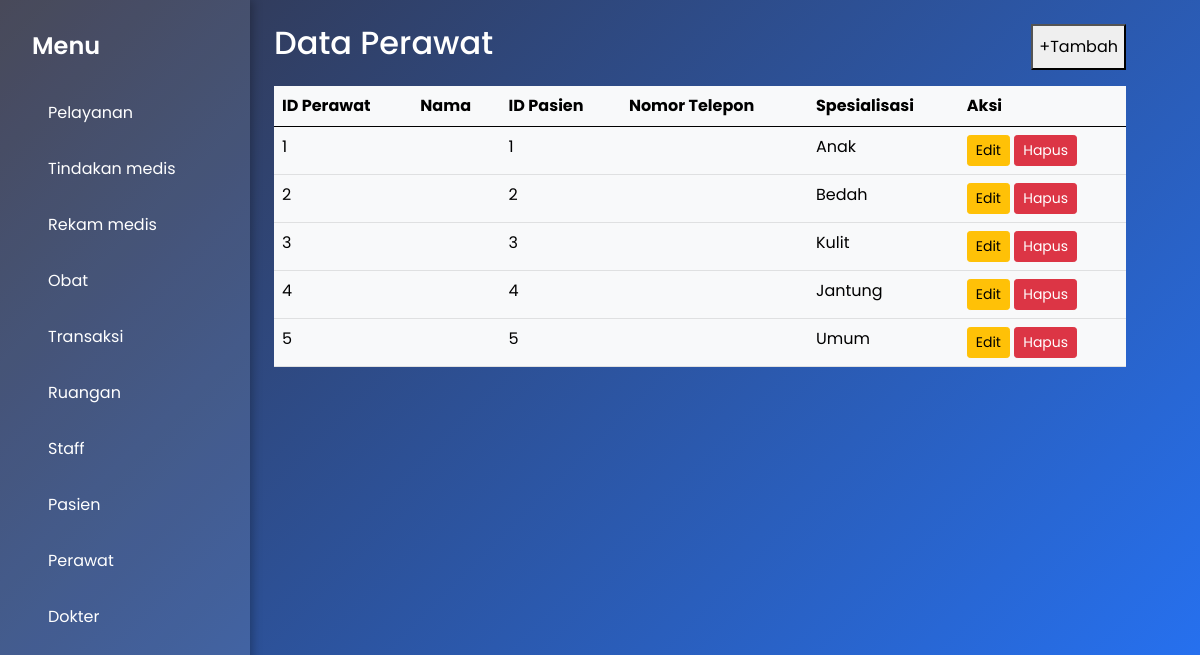
Page /perawat.php on the committed database.
### tables this page shows
CREATE TABLE `perawat` (
  `id_perawat` int(11) NOT NULL,
  `nama_perawat` varchar(100) NOT NULL,
  `id_pasien` int(11) NOT NULL,
  `no_telepon` varchar(15) NOT NULL,
  `spesialisasi` varchar(100) NOT NULL
);

### perawat.php (the view, shortened to what this page needs)
<?php
include("koneksi.php");
$query = 'SELECT * FROM perawat;';
$result = mysqli_query($koneksi, $query);
include 'layouts/header.php';
?>
<body>
  <div class="sidebar">
    <h2>Menu</h2>
    <div class="menu-item" onclick="window.location.href='pelayanan.php'">Pelayanan</div>
    <div class="menu-item" onclick="window.location.href='tindakanmedis.php'">Tindakan medis</div>
    <div class="menu-item" onclick="window.location.href='rekammedis.php'">Rekam medis</div>
    <div class="menu-item" onclick="window.location.href='obat.php'">Obat</div>
    <div class="menu-item" onclick="window.location.href='transaksi.php'">Transaksi</div>
    <div class="menu-item" onclick="window.location.href='ruangan.php'">Ruangan</div>
    <div class="menu-item" onclick="window.location.href='staff.php'">Staff</div>
    <div class="menu-item" onclick="window.location.href='pasien.php'">Pasien</div>
    <div class="menu-item" onclick="window.location.href='perawat.php'">Perawat</div>
    <div class="menu-item" onclick="window.location.href='dokter.php'">Dokter</div>
  </div>
<section class="p-4 ml-5 mr-5 w-75">
    <div class="d-flex flex-row justify-content-between">
        <h2>Data Perawat</h2>
        <button onclick="openModalPerawat()">+Tambah</button>
    </div>
    <table class="table table-light mt-3">
        <thead>
            <tr>
                <th scope="col">ID Perawat</th>
                <th scope="col">Nama</th>
                <th scope="col">ID Pasien</th>
                <th scope="col">Nomor Telepon</th>
                <th scope="col">Spesialisasi</th>
                <th scope="col">Aksi</th>
            </tr>
        </thead>
        <tbody id="perawatTableBody">
            <?php while ($perawat = mysqli_fetch_object($result)) { ?>
                <tr>
                    <td><?= $perawat->id_perawat ?></td>
                    <td><?= $perawat->nama ?></td>
                    <td><?= $perawat->id_pasien ?></td>
                    <td><?= $perawat->nomor_telepon ?></td>
                    <td><?= $perawat->spesialisasi ?></td>
                    <td>
                        <button class="btn btn-warning btn-sm" onclick="toggleEditForm('<?= $perawat->id_perawat ?>')">Edit</button>
                        <button class="btn btn-danger btn-sm" onclick="openDeleteModal('<?= $perawat->id_perawat ?>')">Hapus</button>
                    </td>
                </tr>
            <?php } ?>
        </tbody>
    </table>
</section>

### perawat.php (style rules this page uses)
* { box-sizing: border-box; }
body { margin: 0; font-family: 'Poppins', sans-serif; display: flex; min-height: 100vh; background: linear-gradient(135deg, #333446 0%, #2575fc 100%); color: #fff; }
.sidebar { width: 250px; background: rgba(255, 255, 255, 0.1); padding: 2rem; box-shadow: 2px 0 10px rgba(0, 0, 0, 0.3); display: flex; flex-direction: column; align-items: flex-start; }
.sidebar h2 { margin-bottom: 1.5rem; font-weight: 600; font-size: 1.5rem; text-align: left; }
.menu-item { margin: 0.5rem 0; padding: 0.5rem 1rem; border-radius: 8px; cursor: pointer; transition: background 0.3s ease; width: 100%; text-align: left; }

### rows in the picture
perawat: id_perawat "1", id_pasien "1", spesialisasi "Anak"
perawat: id_perawat "2", id_pasien "2", spesialisasi "Bedah"
perawat: id_perawat "3", id_pasien "3", spesialisasi "Kulit"
perawat: id_perawat "4", id_pasien "4", spesialisasi "Jantung"
perawat: id_perawat "5", id_pasien "5", spesialisasi "Umum"
